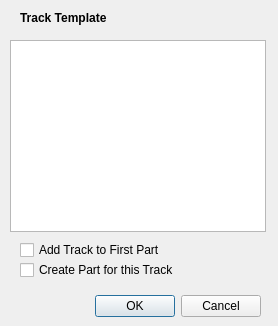
<?xml version="1.0" encoding="UTF-8"?>
<ui version="4.0">
 <class>RECreateTrackDialog</class>
 <widget class="QDialog" name="RECreateTrackDialog">
  <property name="geometry">
   <rect>
    <x>0</x>
    <y>0</y>
    <width>278</width>
    <height>326</height>
   </rect>
  </property>
  <property name="sizePolicy">
   <sizepolicy hsizetype="Fixed" vsizetype="Fixed">
    <horstretch>0</horstretch>
    <verstretch>0</verstretch>
   </sizepolicy>
  </property>
  <property name="windowTitle">
   <string>Dialog</string>
  </property>
  <widget class="QDialogButtonBox" name="buttonBox">
   <property name="geometry">
    <rect>
     <x>20</x>
     <y>290</y>
     <width>241</width>
     <height>32</height>
    </rect>
   </property>
   <property name="orientation">
    <enum>Qt::Horizontal</enum>
   </property>
   <property name="standardButtons">
    <set>QDialogButtonBox::Cancel|QDialogButtonBox::Ok</set>
   </property>
  </widget>
  <widget class="QListWidget" name="trackTemplateList">
   <property name="geometry">
    <rect>
     <x>10</x>
     <y>40</y>
     <width>256</width>
     <height>192</height>
    </rect>
   </property>
  </widget>
  <widget class="QLabel" name="label">
   <property name="geometry">
    <rect>
     <x>20</x>
     <y>10</y>
     <width>241</width>
     <height>16</height>
    </rect>
   </property>
   <property name="font">
    <font>
     <weight>75</weight>
     <bold>true</bold>
    </font>
   </property>
   <property name="text">
    <string>Track Template</string>
   </property>
  </widget>
  <widget class="QCheckBox" name="addToFirstPartCheckbox">
   <property name="geometry">
    <rect>
     <x>20</x>
     <y>240</y>
     <width>231</width>
     <height>20</height>
    </rect>
   </property>
   <property name="text">
    <string>Add Track to First Part</string>
   </property>
  </widget>
  <widget class="QCheckBox" name="createPartCheckbox">
   <property name="geometry">
    <rect>
     <x>20</x>
     <y>260</y>
     <width>231</width>
     <height>20</height>
    </rect>
   </property>
   <property name="text">
    <string>Create Part for this Track</string>
   </property>
  </widget>
 </widget>
 <resources/>
 <connections>
  <connection>
   <sender>buttonBox</sender>
   <signal>accepted()</signal>
   <receiver>RECreateTrackDialog</receiver>
   <slot>accept()</slot>
   <hints>
    <hint type="sourcelabel">
     <x>248</x>
     <y>254</y>
    </hint>
    <hint type="destinationlabel">
     <x>157</x>
     <y>274</y>
    </hint>
   </hints>
  </connection>
  <connection>
   <sender>buttonBox</sender>
   <signal>rejected()</signal>
   <receiver>RECreateTrackDialog</receiver>
   <slot>reject()</slot>
   <hints>
    <hint type="sourcelabel">
     <x>316</x>
     <y>260</y>
    </hint>
    <hint type="destinationlabel">
     <x>286</x>
     <y>274</y>
    </hint>
   </hints>
  </connection>
 </connections>
</ui>
